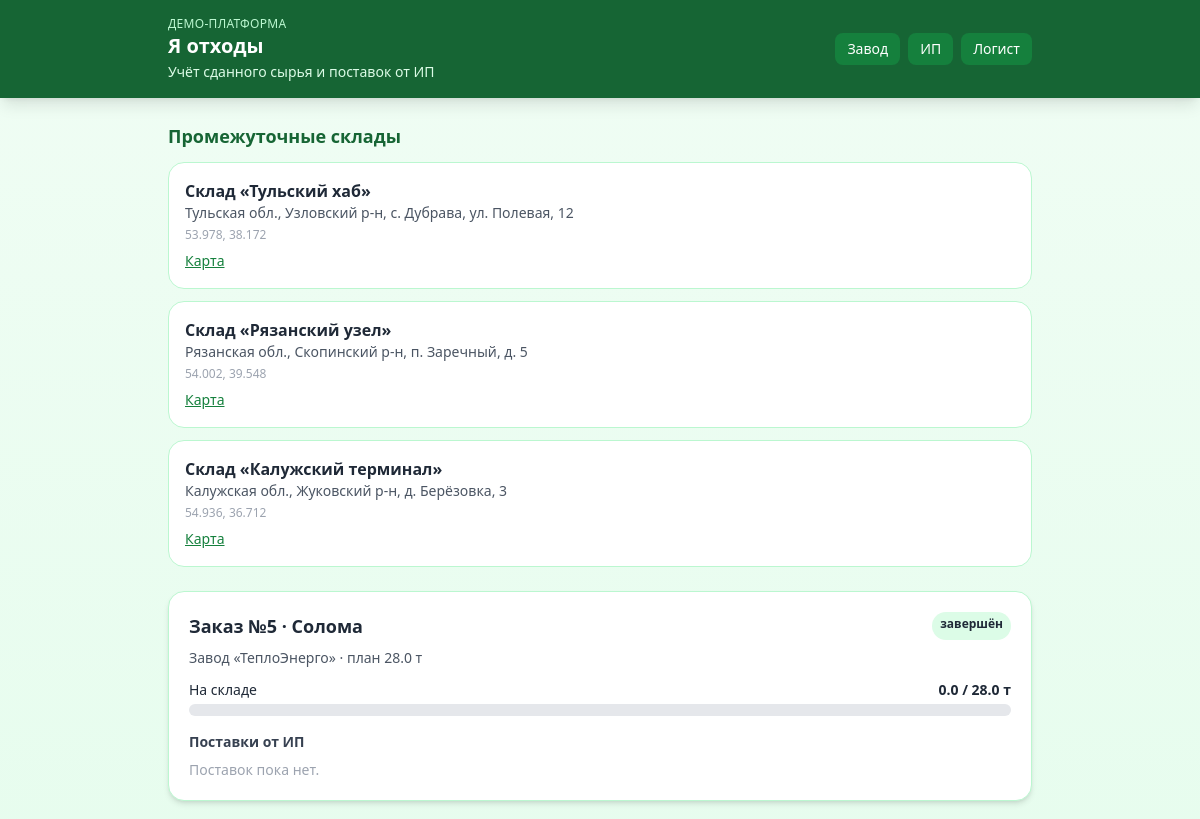
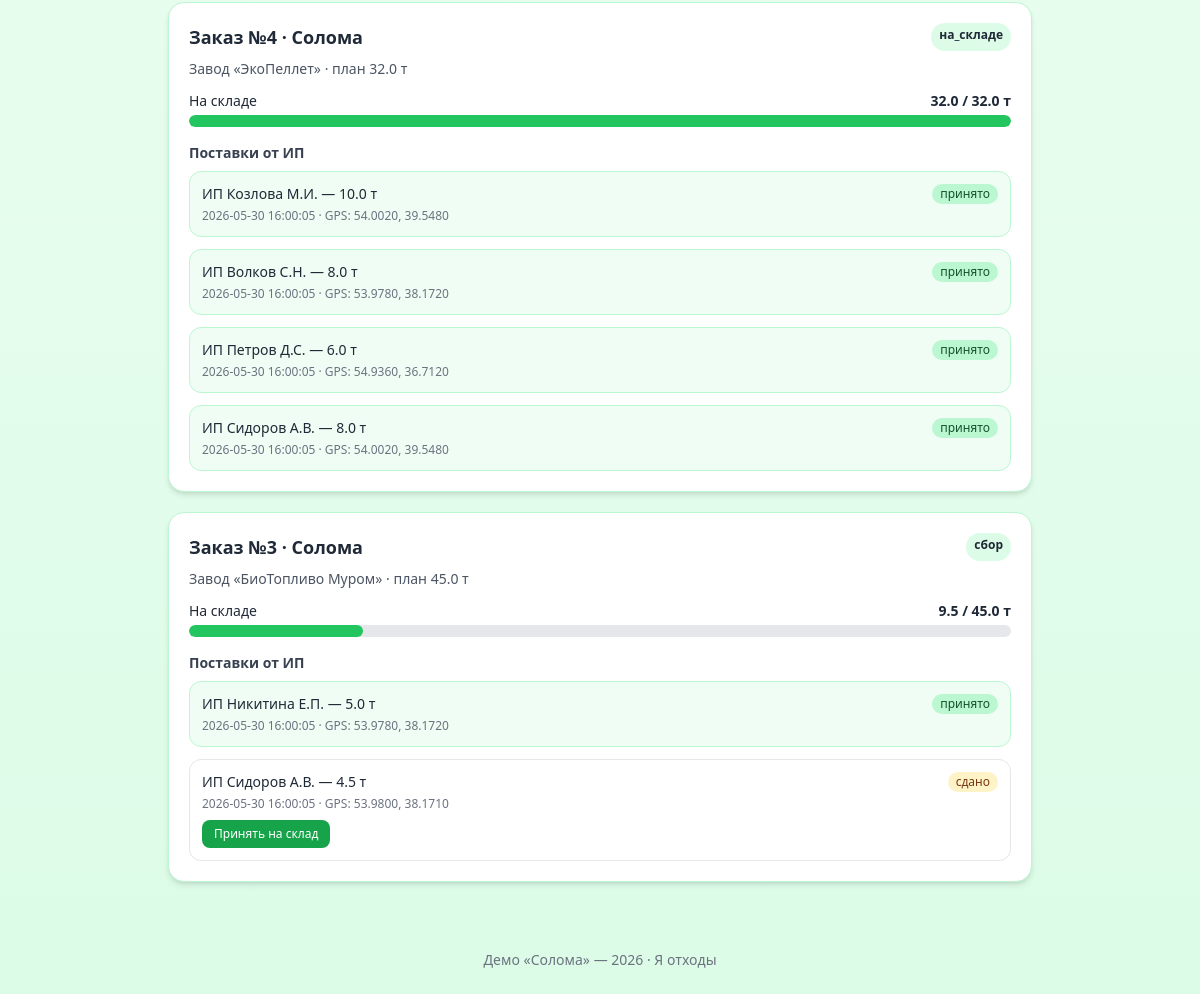
Screenshot of /warehouse with the database file from the repository (2 pictures, top to bottom).
### tables this page shows
CREATE TABLE warehouses (
            id INTEGER PRIMARY KEY AUTOINCREMENT,
            name TEXT NOT NULL,
            address TEXT NOT NULL,
            latitude REAL NOT NULL,
            longitude REAL NOT NULL
        );

CREATE TABLE factory_orders (
            id INTEGER PRIMARY KEY AUTOINCREMENT,
            factory_name TEXT NOT NULL,
            material TEXT NOT NULL DEFAULT 'Солома',
            quantity_tons REAL NOT NULL,
            delivery_date TEXT NOT NULL,
            prepay_amount REAL NOT NULL,
            reward_supplier_per_ton REAL NOT NULL,
            reward_logistics REAL NOT NULL,
            factory_address TEXT,
            factory_lat REAL NOT NULL,
            factory_lng REAL NOT NULL,
            warehouse_id INTEGER NOT NULL,
            status TEXT NOT NULL DEFAULT 'сбор',
            created_at TEXT NOT NULL DEFAULT (datetime('now', 'localtime')),
            FOREIGN KEY (warehouse_id) REFERENCES warehouses(id)
        );

CREATE TABLE supplier_deliveries (
            id INTEGER PRIMARY KEY AUTOINCREMENT,
            order_id INTEGER NOT NULL,
            supplier_name TEXT NOT NULL,
            quantity_tons REAL NOT NULL,
            photo_filename TEXT,
            latitude REAL NOT NULL,
            longitude REAL NOT NULL,
            delivered_at TEXT NOT NULL DEFAULT (datetime('now', 'localtime')),
            status TEXT NOT NULL DEFAULT 'сдано', warehouse_id INTEGER REFERENCES warehouses(id),
            FOREIGN KEY (order_id) REFERENCES factory_orders(id)
        );

### app.py (the view)
@app.route("/warehouse")
def warehouse():
    db = get_db()
    orders = db.execute(
        """
        SELECT o.*, w.name AS warehouse_name, w.address AS warehouse_address
        FROM factory_orders o
        JOIN warehouses w ON w.id = o.warehouse_id
        ORDER BY o.id DESC
        """
    ).fetchall()
    orders_data = []
    for o in orders:
        collected = order_collected_tons(db, o["id"])
        deliveries = db.execute(
            """
            SELECT d.*, w.name AS warehouse_name
            FROM supplier_deliveries d
            LEFT JOIN warehouses w ON w.id = d.warehouse_id
            WHERE d.order_id = ?
            ORDER BY d.delivered_at DESC
            """,
            (o["id"],),
        ).fetchall()
        orders_data.append(
            {
                **dict(o),
                "collected_tons": collected,
                "deliveries": [dict(d) for d in deliveries],
            }
        )
    return render_template(
        "warehouse.html",
        warehouses=db.execute("SELECT * FROM warehouses").fetchall(),
        orders=orders_data,
    )

### app.py (called while the page is built)
def get_db():
    if "db" not in g:
        g.db = sqlite3.connect(DATABASE)
        g.db.row_factory = sqlite3.Row
        g.db.execute("PRAGMA foreign_keys = ON")
    return g.db

def order_collected_tons(db, order_id):
    row = db.execute(
        """
        SELECT COALESCE(SUM(quantity_tons), 0) AS total
        FROM supplier_deliveries
        WHERE order_id = ? AND status IN ('сдано', 'принято')
        """,
        (order_id,),
    ).fetchone()
    return float(row["total"])

@app.context_processor
def inject_globals():
    return {"now_year": datetime.now().year}

### templates/warehouse.html (shortened to what this page needs)
{% extends "base.html" %}
{% block subtitle %}Учёт сданного сырья и поставок от ИП{% endblock %}
{% block content %}
<section class="mb-6">
  <h2 class="text-lg font-bold text-eco-800 mb-3">Промежуточные склады</h2>
  {% for w in warehouses %}
  <div class="bg-white rounded-2xl border border-eco-200 p-4 mb-3">
    <p class="font-bold">{{ w.name }}</p>
    <p class="text-sm text-gray-600">{{ w.address }}</p>
    <p class="text-xs text-gray-400 mt-1">{{ w.latitude }}, {{ w.longitude }}</p>
    <a href="https://yandex.ru/maps/?pt={{ w.longitude }},{{ w.latitude }}&z=15&l=map"
       target="_blank" class="text-sm text-eco-700 underline mt-2 inline-block">Карта</a>
  </div>
  {% endfor %}
</section>
{% for o in orders %}
<section class="bg-white rounded-2xl shadow-md border border-eco-200 p-5 mb-5">
  <div class="flex flex-wrap justify-between gap-2 mb-2">
    <h3 class="font-bold text-lg">Заказ №{{ o.id }} · {{ o.material }}</h3>
    <span class="text-xs px-2 py-1 rounded-full bg-eco-100 font-semibold">{{ o.status }}</span>
  </div>
  <p class="text-sm text-gray-600">{{ o.factory_name }} · план {{ o.quantity_tons }} т</p>
  <div class="mt-3 mb-4">
    <div class="flex justify-between text-sm mb-1">
      <span>На складе</span>
      <span class="font-bold">{{ o.collected_tons }} / {{ o.quantity_tons }} т</span>
    </div>
    {% set pct = (o.collected_tons / o.quantity_tons * 100) if o.quantity_tons else 0 %}
    <div class="h-3 bg-gray-200 rounded-full overflow-hidden">
      <div class="h-full bg-eco-500 rounded-full" style="width: {{ [pct, 100]|min }}%"></div>
    </div>
  </div>
  <h4 class="text-sm font-semibold text-gray-700 mb-2">Поставки от ИП</h4>
  {% if o.deliveries %}
  <ul class="space-y-3">
    {% for d in o.deliveries %}
    <li class="border rounded-xl p-3 text-sm {% if d.status == 'принято' %}bg-eco-50 border-eco-200{% endif %}">
      <div class="flex flex-wrap justify-between gap-2">
        <span class="font-medium">{{ d.supplier_name }} — {{ d.quantity_tons }} т</span>
        <span class="text-xs px-2 py-0.5 rounded-full {% if d.status == 'принято' %}bg-eco-200 text-eco-900{% else %}bg-amber-100 text-amber-900{% endif %}">
          {{ d.status }}
        </span>
      </div>
      <p class="text-gray-500 text-xs mt-1">{{ d.delivered_at }} · GPS: {{ "%.4f"|format(d.latitude) }}, {{ "%.4f"|format(d.longitude) }}</p>
      {% if d.status == 'сдано' %}
      <form method="post" action="{{ url_for('warehouse_accept', delivery_id=d.id) }}" class="mt-2">
        <button type="submit" class="text-xs bg-eco-600 text-white px-3 py-1.5 rounded-lg">Принять на склад</button>
      </form>
      {% endif %}
    </li>
    {% endfor %}
  </ul>
  {% else %}
  <p class="text-gray-400 text-sm">Поставок пока нет.</p>
  {% endif %}
</section>
{% endfor %}
{% endblock %}

### rows the page displays
warehouses: name "Склад «Тульский хаб»", address "Тульская обл., Узловский р-н, с. Дубрава, ул. Полевая, 12", latitude "53.978", longitude "38.172"
warehouses: name "Склад «Рязанский узел»", address "Рязанская обл., Скопинский р-н, п. Заречный, д. 5", latitude "54.002", longitude "39.548"
warehouses: name "Склад «Калужский терминал»", address "Калужская обл., Жуковский р-н, д. Берёзовка, 3", latitude "54.936", longitude "36.712"
factory_orders: id "5", material "Солома", status "завершён", factory_name "Завод «ТеплоЭнерго»", quantity_tons "28.0", collected_tons "0.0", shows "Поставок пока нет."
factory_orders: id "4", material "Солома", status "на_складе", factory_name "Завод «ЭкоПеллет»", quantity_tons "32.0", collected_tons "32.0", {{ [pct, 100]|min }} 100.0 (drawn)
supplier_deliveries: supplier_name "ИП Козлова М.И.", quantity_tons "10.0", status "принято", delivered_at "2026-05-30 16:00:05", latitude "54.0020", longitude "39.5480"
supplier_deliveries: supplier_name "ИП Волков С.Н.", quantity_tons "8.0", status "принято", delivered_at "2026-05-30 16:00:05", latitude "53.9780", longitude "38.1720"
supplier_deliveries: supplier_name "ИП Петров Д.С.", quantity_tons "6.0", status "принято", delivered_at "2026-05-30 16:00:05", latitude "54.9360", longitude "36.7120"
supplier_deliveries: supplier_name "ИП Сидоров А.В.", quantity_tons "8.0", status "принято", delivered_at "2026-05-30 16:00:05", latitude "54.0020", longitude "39.5480"
factory_orders: id "3", material "Солома", status "сбор", factory_name "Завод «БиоТопливо Муром»", quantity_tons "45.0", collected_tons "9.5", {{ [pct, 100]|min }} 21.11111111111111 (drawn)
supplier_deliveries: supplier_name "ИП Никитина Е.П.", quantity_tons "5.0", status "принято", delivered_at "2026-05-30 16:00:05", latitude "53.9780", longitude "38.1720"
supplier_deliveries: supplier_name "ИП Сидоров А.В.", quantity_tons "4.5", status "сдано", delivered_at "2026-05-30 16:00:05", latitude "53.9800", longitude "38.1710"
